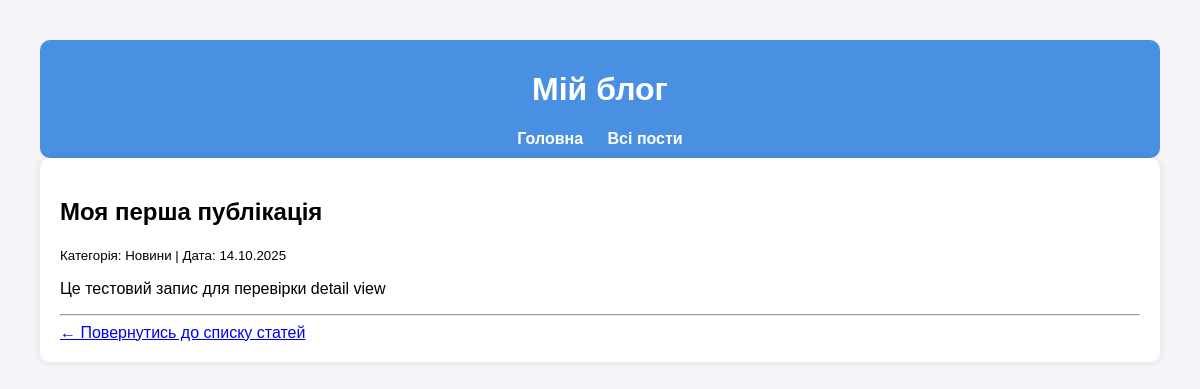
The app's page /articles/moya-persha-publikatsiya/ with its own data.
### blog/models.py (models this page shows, shortened)
class Post(models.Model):
    title = models.CharField(max_length=200)
    content = models.TextField()
    category = models.ForeignKey(Category, on_delete=models.CASCADE)
    image = models.ImageField(upload_to='images/', blank=True, null=True)
    created_at = models.DateTimeField(auto_now_add=True)
    slug = models.SlugField(max_length=200, unique=True)

class Category(models.Model):
    name = models.CharField(max_length=100, unique=True)
    description = models.TextField(blank=True, null=True)

### blog/views.py (the view)
# urls.py: path('articles/<slug:post_slug>/', views.article_detail, name='article_detail'),
def article_detail(request, post_slug):
    post = get_object_or_404(Post, slug=post_slug)
    return render(request, 'article_detail.html', {'post': post})

### blog/templates/article_detail.html (shortened to what this page needs)
{% extends 'base.html' %}
{% block content %}
<article>
    <h2>{{ post.title }}</h2>
    <p><small>Категорія: {{ post.category.name }} | Дата: {{ post.created_at|date:"d.m.Y" }}</small></p>
    <div>
        <p>{{ post.content|linebreaks }}</p>
    </div>
    <hr>
    <a href="/articles/">← Повернутись до списку статей</a>
</article>
{% endblock %}

### blog/templates/base.html (style rules this page uses)
body { font-family: Arial, sans-serif; background-color: #f4f4f9; margin: 40px; }

### records on screen
Post: title "Моя перша публікація", category.name "Новини", created_at "14.10.2025", content "Це тестовий запис для перевірки detail view"
